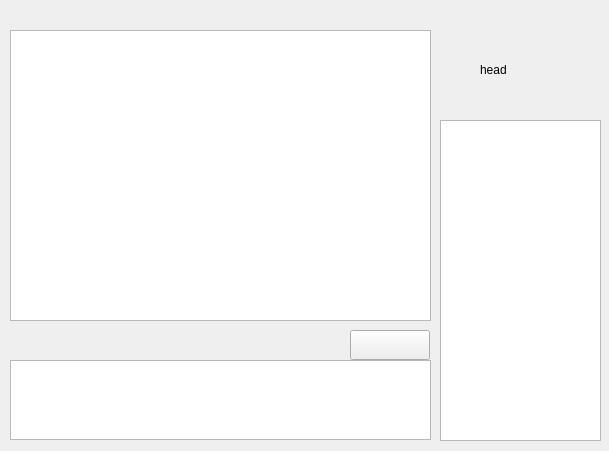
<?xml version="1.0" encoding="UTF-8"?>
<ui version="4.0">
 <class>PesonalTalk</class>
 <widget class="QWidget" name="PesonalTalk">
  <property name="geometry">
   <rect>
    <x>0</x>
    <y>0</y>
    <width>609</width>
    <height>451</height>
   </rect>
  </property>
  <property name="windowTitle">
   <string>Form</string>
  </property>
  <widget class="QTextBrowser" name="textBrowser">
   <property name="geometry">
    <rect>
     <x>10</x>
     <y>30</y>
     <width>421</width>
     <height>291</height>
    </rect>
   </property>
   <property name="font">
    <font>
     <family>Arial</family>
     <pointsize>10</pointsize>
     <weight>9</weight>
     <italic>false</italic>
     <bold>false</bold>
    </font>
   </property>
   <property name="cursor" stdset="0">
    <cursorShape>OpenHandCursor</cursorShape>
   </property>
   <property name="styleSheet">
    <string notr="true">font: 75 10pt &quot;Arial&quot;;</string>
   </property>
  </widget>
  <widget class="QPushButton" name="pushButtonSend">
   <property name="geometry">
    <rect>
     <x>350</x>
     <y>330</y>
     <width>80</width>
     <height>30</height>
    </rect>
   </property>
   <property name="minimumSize">
    <size>
     <width>80</width>
     <height>30</height>
    </size>
   </property>
   <property name="text">
    <string/>
   </property>
  </widget>
  <widget class="QTextEdit" name="textEditInput">
   <property name="geometry">
    <rect>
     <x>10</x>
     <y>360</y>
     <width>421</width>
     <height>80</height>
    </rect>
   </property>
   <property name="maximumSize">
    <size>
     <width>16777215</width>
     <height>80</height>
    </size>
   </property>
   <property name="font">
    <font>
     <family>Segoe UI Black</family>
     <pointsize>14</pointsize>
     <weight>10</weight>
     <italic>false</italic>
     <bold>false</bold>
    </font>
   </property>
   <property name="cursor" stdset="0">
    <cursorShape>IBeamCursor</cursorShape>
   </property>
   <property name="styleSheet">
    <string notr="true">font: 87 14pt &quot;Segoe UI Black&quot;;</string>
   </property>
   <property name="tabChangesFocus">
    <bool>false</bool>
   </property>
   <property name="acceptRichText">
    <bool>true</bool>
   </property>
  </widget>
  <widget class="QLabel" name="label">
   <property name="geometry">
    <rect>
     <x>480</x>
     <y>30</y>
     <width>80</width>
     <height>80</height>
    </rect>
   </property>
   <property name="text">
    <string>head</string>
   </property>
  </widget>
  <widget class="QTextBrowser" name="textBrowser_2">
   <property name="geometry">
    <rect>
     <x>440</x>
     <y>120</y>
     <width>161</width>
     <height>321</height>
    </rect>
   </property>
  </widget>
 </widget>
 <resources/>
 <connections/>
</ui>
